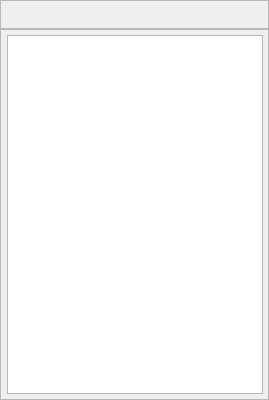
              <widget class="QWidget" name="w_HM_Avaleht">
               <property name="minimumSize">
                <size>
                 <width>0</width>
                 <height>400</height>
                </size>
               </property>
               <layout class="QVBoxLayout" name="verticalLayout_6">
                <property name="spacing">
                 <number>0</number>
                </property>
                <property name="leftMargin">
                 <number>0</number>
                </property>
                <property name="topMargin">
                 <number>0</number>
                </property>
                <property name="rightMargin">
                 <number>0</number>
                </property>
                <property name="bottomMargin">
                 <number>0</number>
                </property>
                <item alignment="Qt::AlignTop">
                 <widget class="QFrame" name="f_w_HM_Avaleht_Pealkiri">
                  <property name="frameShape">
                   <enum>QFrame::StyledPanel</enum>
                  </property>
                  <property name="frameShadow">
                   <enum>QFrame::Raised</enum>
                  </property>
                  <layout class="QVBoxLayout" name="verticalLayout_113">
                   <property name="spacing">
                    <number>5</number>
                   </property>
                   <property name="leftMargin">
                    <number>6</number>
                   </property>
                   <property name="topMargin">
                    <number>5</number>
                   </property>
                   <property name="rightMargin">
                    <number>5</number>
                   </property>
                   <property name="bottomMargin">
                    <number>5</number>
                   </property>
                   <item>
                    <widget class="QLabel" name="lb_HM_Avaleht_Pealkiri">
                     <property name="font">
                      <font>
                       <pointsize>11</pointsize>
                       <weight>75</weight>
                       <bold>true</bold>
                      </font>
                     </property>
                     <property name="text">
                      <string/>
                     </property>
                    </widget>
                   </item>
                  </layout>
                 </widget>
                </item>
                <item>
                 <widget class="QFrame" name="f_HM_Avaleht_Sisu">
                  <property name="frameShape">
                   <enum>QFrame::StyledPanel</enum>
                  </property>
                  <property name="frameShadow">
                   <enum>QFrame::Raised</enum>
                  </property>
                  <layout class="QVBoxLayout" name="verticalLayout_130">
                   <property name="spacing">
                    <number>5</number>
                   </property>
                   <property name="leftMargin">
                    <number>6</number>
                   </property>
                   <property name="topMargin">
                    <number>5</number>
                   </property>
                   <property name="rightMargin">
                    <number>5</number>
                   </property>
                   <property name="bottomMargin">
                    <number>5</number>
                   </property>
                   <item>
                    <widget class="QTextEdit" name="te_HM_Avaleht_Sisu">
                     <property name="readOnly">
                      <bool>true</bool>
                     </property>
                     <property name="html">
                      <string>&lt;!DOCTYPE HTML PUBLIC &quot;-//W3C//DTD HTML 4.0//EN&quot; &quot;http://www.w3.org/TR/REC-html40/strict.dtd&quot;&gt;
&lt;html&gt;&lt;head&gt;&lt;meta name=&quot;qrichtext&quot; content=&quot;1&quot; /&gt;&lt;style type=&quot;text/css&quot;&gt;
p, li { white-space: pre-wrap; }
&lt;/style&gt;&lt;/head&gt;&lt;body style=&quot; font-family:'MS Shell Dlg 2'; font-size:7.8pt; font-weight:400; font-style:normal;&quot;&gt;
&lt;p style=&quot;-qt-paragraph-type:empty; margin-top:0px; margin-bottom:0px; margin-left:0px; margin-right:0px; -qt-block-indent:0; text-indent:0px;&quot;&gt;&lt;br /&gt;&lt;/p&gt;&lt;/body&gt;&lt;/html&gt;</string>
                     </property>
                    </widget>
                   </item>
                  </layout>
                 </widget>
                </item>
               </layout>
              </widget>
